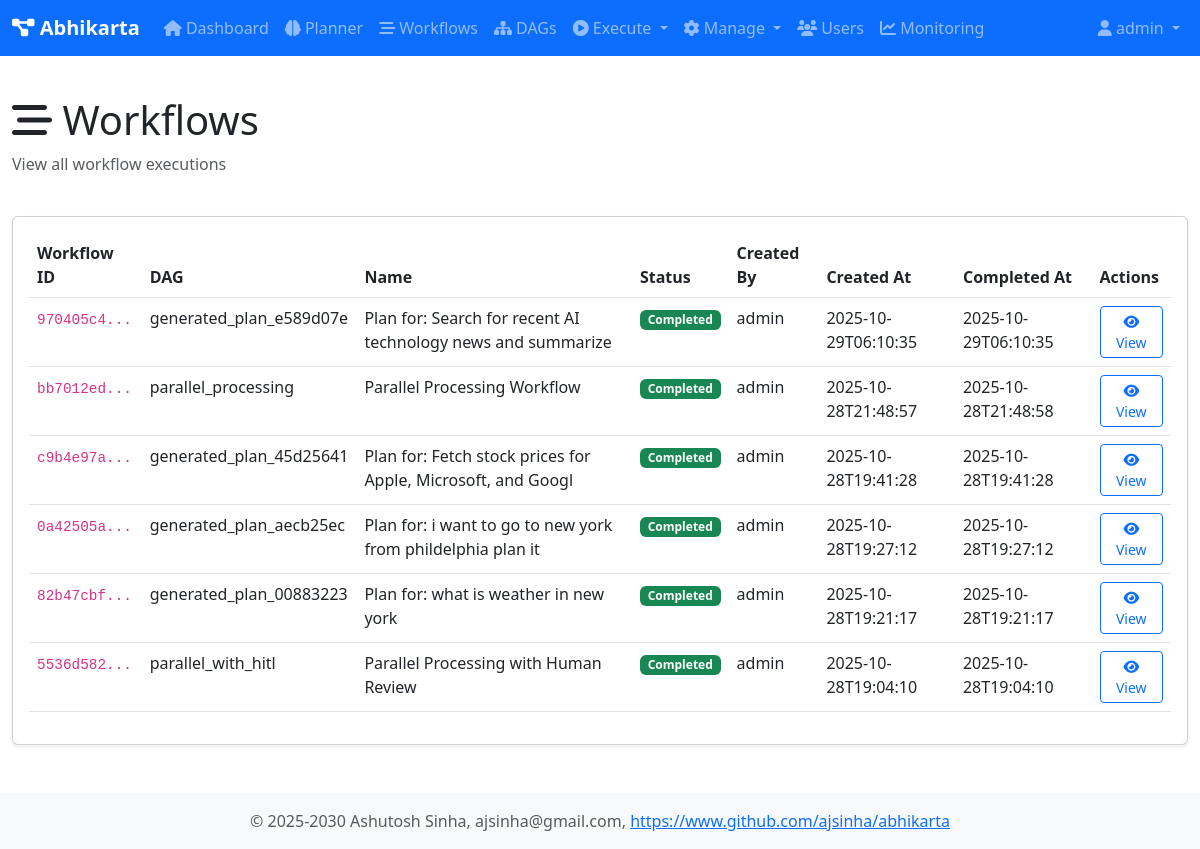
The page /workflows (signed in) on the database its author committed.
### tables this page shows
CREATE TABLE workflows (
                workflow_id TEXT PRIMARY KEY,
                dag_id TEXT NOT NULL,
                session_id TEXT,
                name TEXT,
                description TEXT,
                status TEXT DEFAULT 'pending',
                created_at TEXT DEFAULT CURRENT_TIMESTAMP,
                started_at TEXT,
                completed_at TEXT,
                created_by TEXT,
                graph_json TEXT,
                result TEXT,
                error TEXT
            );

### web/app.py (the view)
@app.route('/workflows')
@login_required
def workflows():
    user = user_registry.get_user(session['user_id'])
    db = get_db()
    all_workflows = db.fetchall("SELECT * FROM workflows ORDER BY created_at DESC")
    return render_template('workflows.html', user=user, workflows=all_workflows)

### core/user_registry.py (called while the page is built)
    def is_admin(self) -> bool:
        return self.role == 'admin'

    def get_user(self, user_id: str) -> Optional[User]:
        return self._users.get(user_id)

### db/database.py (called while the page is built)
def get_db() -> Database:
    global _db_instance
    if _db_instance is None:
        _db_instance = Database(db_type='sqlite', db_path='data/abhikarta.db')
        _db_instance.initialize_schema()
    return _db_instance

    @contextmanager
    def get_connection(self):
        conn = None
        try:
            if self.db_type == 'sqlite':
                conn = sqlite3.connect(self.db_path)
                conn.row_factory = sqlite3.Row
            elif self.db_type == 'postgresql':
                import psycopg2
                import psycopg2.extras
                conn = psycopg2.connect(**self.pg_params)
                conn.cursor_factory = psycopg2.extras.RealDictCursor
            yield conn
            conn.commit()
        except Exception as e:
            if conn:
                conn.rollback()
            raise e
        finally:
            if conn:
                conn.close()

    def fetchall(self, query: str, params: Tuple = ()) -> List[Dict[str, Any]]:
        with self.get_connection() as conn:
            cursor = conn.cursor()
            cursor.execute(query, params)
            rows = cursor.fetchall()
            return [dict(row) for row in rows]

### web/app.py (called while the page is built)
def login_required(f):
    @wraps(f)
    def decorated_function(*args, **kwargs):
        if 'user_id' not in session:
            return redirect(url_for('login'))
        return f(*args, **kwargs)
    return decorated_function

### web/templates/workflows.html (shortened to what this page needs)
{% extends "base.html" %}
{% block content %}
<div class="row mb-4">
    <div class="col">
        <h1><i class="fas fa-stream"></i> Workflows</h1>
        <p class="text-muted">View all workflow executions</p>
    </div>
</div>
<div class="card">
    <div class="card-body">
        {% if workflows %}
        <div class="table-responsive">
            <table class="table table-hover">
                <thead>
                    <tr>
                        <th>Workflow ID</th>
                        <th>DAG</th>
                        <th>Name</th>
                        <th>Status</th>
                        <th>Created By</th>
                        <th>Created At</th>
                        <th>Completed At</th>
                        <th>Actions</th>
                    </tr>
                </thead>
                <tbody>
                    {% for workflow in workflows %}
                    <tr>
                        <td><code>{{ workflow.workflow_id[:8] }}...</code></td>
                        <td>{{ workflow.dag_id }}</td>
                        <td>{{ workflow.name or 'N/A' }}</td>
                        <td>
                            {% if workflow.status == 'running' %}
                                <span class="badge bg-info">Running</span>
                            {% elif workflow.status == 'completed' %}
                                <span class="badge bg-success">Completed</span>
                            {% elif workflow.status == 'failed' %}
                                <span class="badge bg-danger">Failed</span>
                            {% else %}
                                <span class="badge bg-secondary">{{ workflow.status }}</span>
                            {% endif %}
                        </td>
                        <td>{{ workflow.created_by or 'N/A' }}</td>
                        <td>{{ workflow.created_at[:19] }}</td>
                        <td>{{ workflow.completed_at[:19] if workflow.completed_at else 'N/A' }}</td>
                        <td>
                            <a href="{{ url_for('workflow_detail', workflow_id=workflow.workflow_id) }}"
                               class="btn btn-sm btn-outline-primary">
                                <i class="fas fa-eye"></i> View
                            </a>
                        </td>
                    </tr>
                    {% endfor %}
                </tbody>
            </table>
        </div>
        {% else %}
        <p class="text-muted">No workflows yet.</p>
        {% endif %}
    </div>
</div>
{% endblock %}

### web/static/css/style.css (style rules this page uses)
body { min-height: 100vh; display: flex; flex-direction: column; }
.card { margin-bottom: 1.5rem; box-shadow: 0 0.125rem 0.25rem rgba(0,0,0,.075); }
code { font-size: 90%; }

### rows shown on the page
workflows: workflow_id "970405c4", dag_id "generated_plan_e589d07e", name "Plan for: Search for recent AI technology news and summarize", status "Completed", created_by "admin", created_at "2025-10-29T06:10:35", completed_at "2025-10-29T06:10:35"
workflows: workflow_id "bb7012ed", dag_id "parallel_processing", name "Parallel Processing Workflow", status "Completed", created_by "admin", created_at "2025-10-28T21:48:57", completed_at "2025-10-28T21:48:58"
workflows: workflow_id "c9b4e97a", dag_id "generated_plan_45d25641", name "Plan for: Fetch stock prices for Apple, Microsoft, and Googl", status "Completed", created_by "admin", created_at "2025-10-28T19:41:28", completed_at "2025-10-28T19:41:28"
workflows: workflow_id "0a42505a", dag_id "generated_plan_aecb25ec", name "Plan for: i want to go to new york from phildelphia plan it", status "Completed", created_by "admin", created_at "2025-10-28T19:27:12", completed_at "2025-10-28T19:27:12"
workflows: workflow_id "82b47cbf", dag_id "generated_plan_00883223", name "Plan for: what is weather in new york", status "Completed", created_by "admin", created_at "2025-10-28T19:21:17", completed_at "2025-10-28T19:21:17"
workflows: workflow_id "5536d582", dag_id "parallel_with_hitl", name "Parallel Processing with Human Review", status "Completed", created_by "admin", created_at "2025-10-28T19:04:10", completed_at "2025-10-28T19:04:10"

### other values the page prints
{{ user.username }} "admin"
